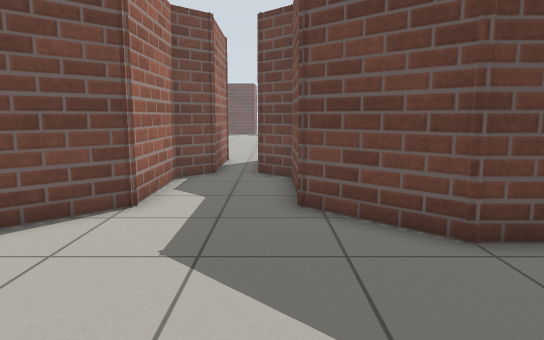
[1] (above)

17 first-person views from a walk through a robot-simulator world made for Gazebo. The camera is 0.94 m above the floor, tilts 8° down and sees 70° across. The floor is counted in squares, 0.5 m on a side. Each view is taken from the middle of a square. On the plan, view 1 faces up. The plan holds only what a view shows up to about 19 squares ahead; the rest is blank.

[2]
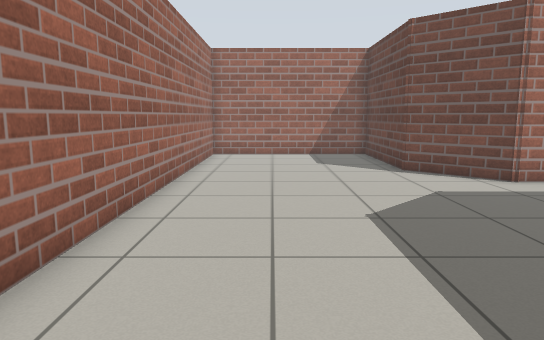

[3]
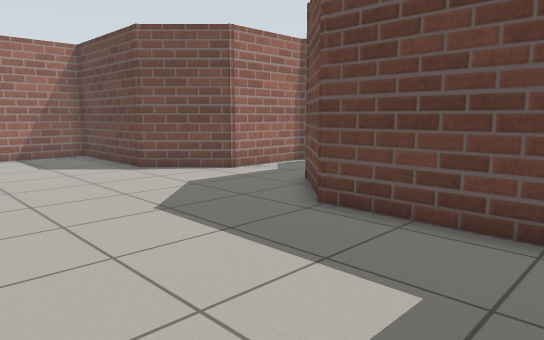

[4]
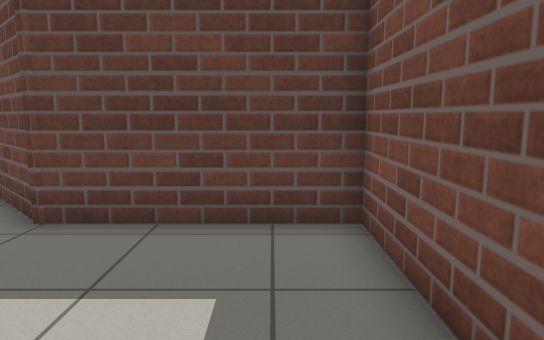

[5]
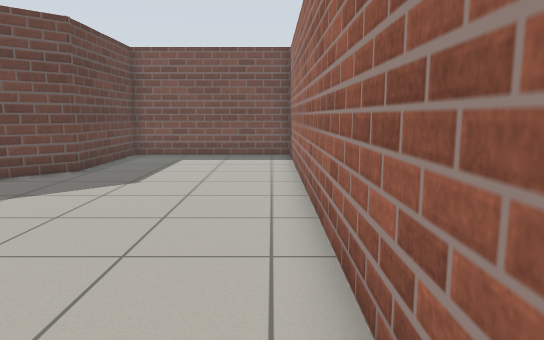

[6]
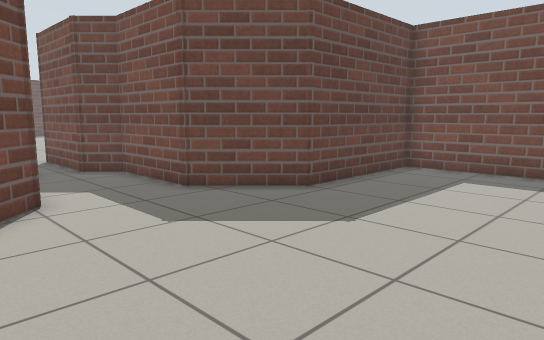

[7]
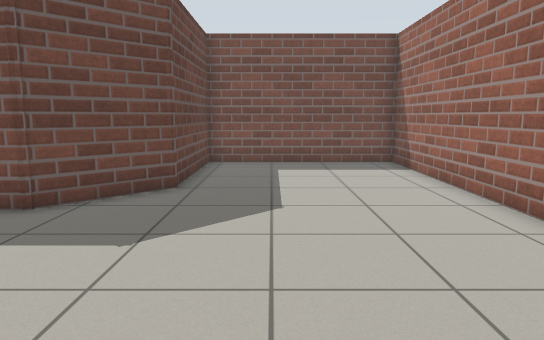

[8]
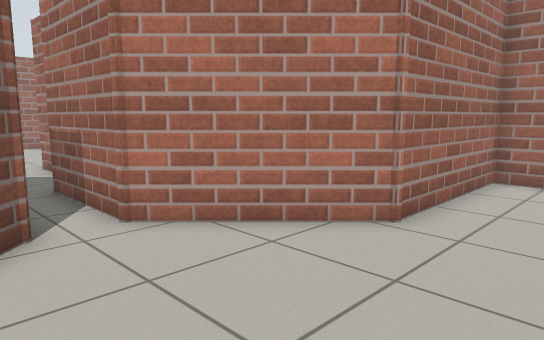

[9]
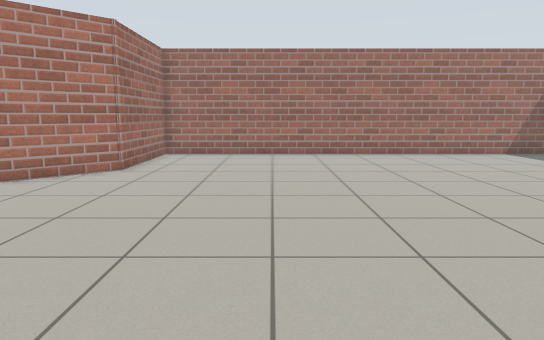

[10]
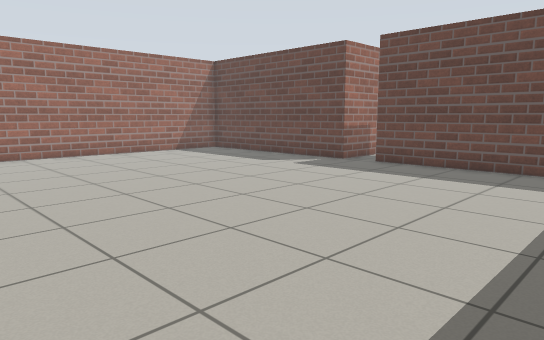

[11]
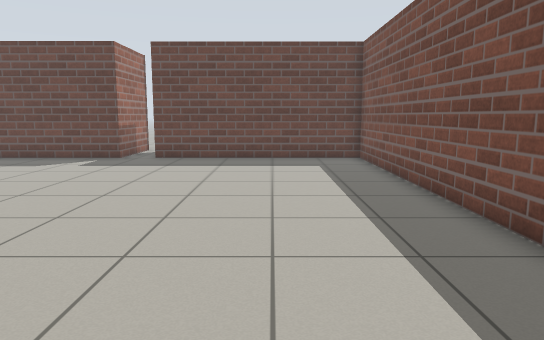

[12]
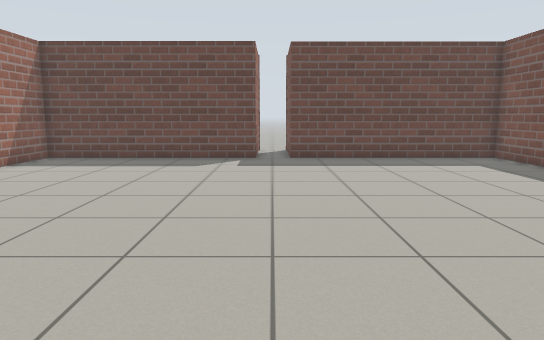

[13]
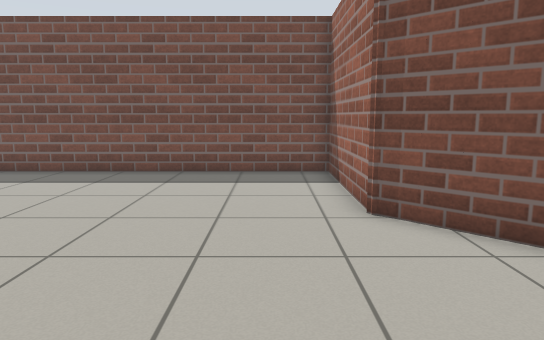

[14]
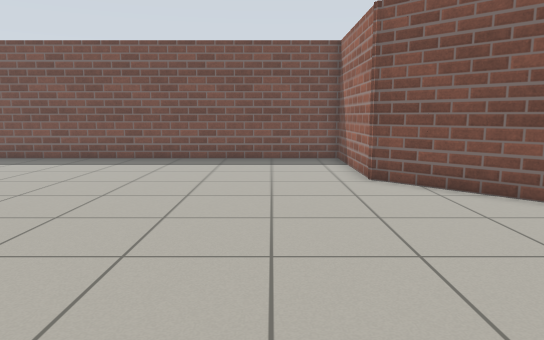

[15]
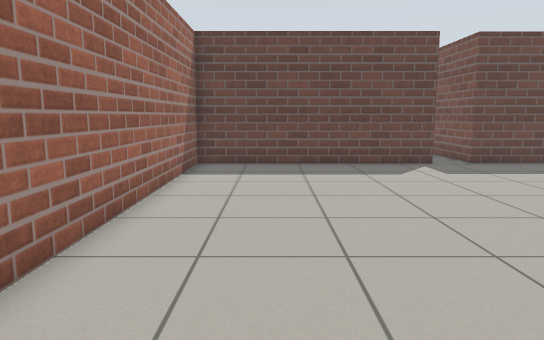

[16]
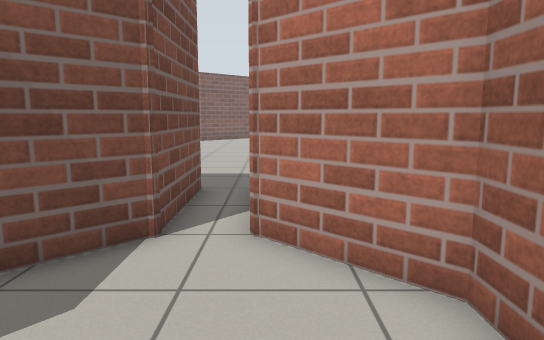

[17]
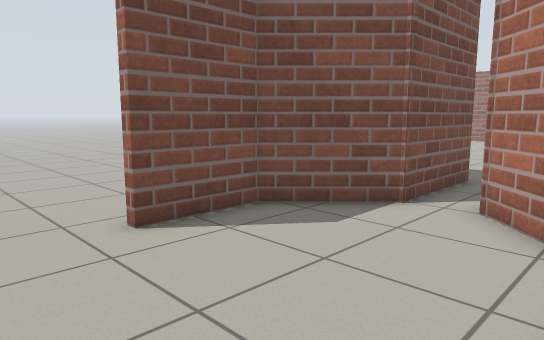

### Floor plan
Key: @ floor where view 1 was taken; # wall or solid block; . floor.
Columns run from 11 left of view 1 to 12 right of it. Each row starts with its distance up from view 1.
 51        .
 50           .......
 49          .............
 48         .....#..........
 47         .....# .........
 46        #.....#    ......
 45        #....##      ....
 44        ##..##         ..
 43         ##.#
 42          #.#
 41          #.#
 40          #.#
 39 ##########.##########
 38 #...................#
 37 #...................#
 36 #...................#
 35 #...................#
 34 #...................#
 33 #...................#
 32 #...................#
 31 #...................#
 30 #...................#
 29 #...................#
 28 #...................#
 27 #...................#
 26 #...................#
 25 #...................#
 24 #...................#
 23 #...................#
 22 #...................#
 21 #...................#
 20 #######.......#######
 19       ##.....##
 18        ##...##
 17         ##.##
 16          #.#
 15          #.#
 14          #.#
 13          #.#
 12         ##.##
 11         #...#
 10         #...#
  9         #...#
  8        ##...#
  7       ##....##
  6 #######......########
  5 #...................#
  4 #...................#
  3 #...................#
  2 #...................#
  1 #...................#
  0 #..........@........#
 -1 #...................#
 -2 #####################

Positions as (right, up) in squares from view 1, and headings:
1: (0, 0), facing up
2: (8, 1), facing left
3: (8, -1), facing up-left
4: (7, -1), facing up
5: (-10, -1), facing right
6: (-5, -1), facing up-right
7: (-7, 3), facing right
8: (1, 23), facing down-left
9: (8, 25), facing left
10: (8, 25), facing up-left
11: (5, 22), facing up
12: (-1, 22), facing up
13: (-4, 22), facing right
14: (-8, 23), facing right
15: (-8, 24), facing up
16: (-2, 49), facing down
17: (-4, 51), facing down-right
